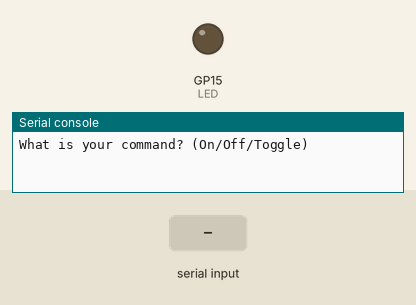
The program below on a simulated Raspberry Pi Pico running MicroPython. Parts: output pins drawn as LEDs (lit = HIGH), the last lines printed to the serial console. The test bench sets the inputs (shaded band).

Above: at 1.2 s.
1.3 s: "On" typed at the serial console, then Enter
At 2.0 s:
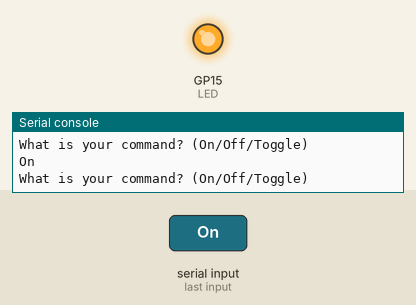
2.8 s: "Off" typed at the serial console, then Enter
At 3.2 s:
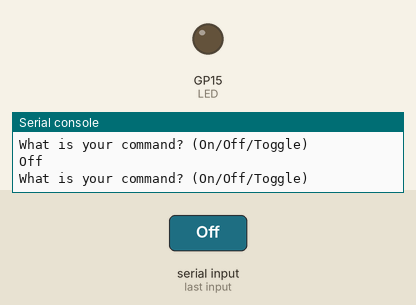
4.3 s: "Toggle" typed at the serial console, then Enter
At 5.5 s:
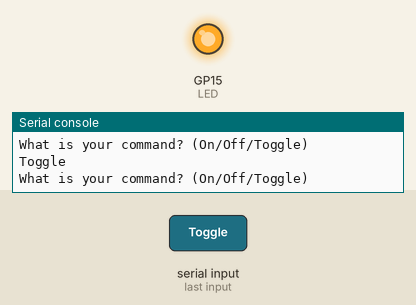
Timing chart, 0 to 7.3 s (numbered marks = the images above; inputs shaded):
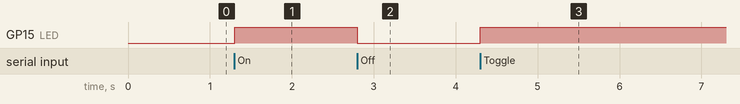

The program:

ifStatements.py
```python
from machine import Pin
from time import sleep
LED = Pin(15, Pin.OUT)

while True:
    CMD = input ("What is your command? (On/Off/Toggle)  ")
    if CMD == "On":
        LED.value (1)
    if CMD == "Off":
        LED.value (0)
    if CMD == "Toggle":
        LED.toggle()
```

Measured:
- after the input at 1.3 s, GP15 (LED): LOW → HIGH at once
- after the input at 2.8 s, GP15 (LED): HIGH → LOW at once
- after the input at 4.3 s, GP15 (LED): LOW → HIGH at once
